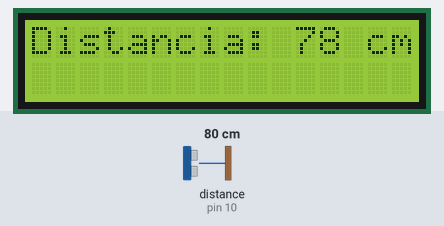
A sketch run on a simulated Arduino Uno, built with avr-gcc and run on an emulated ATmega328P. Shown: 16×2 character LCD. Wiring (inferred from the names in the program): ultrasonic range finder: trigger pin 9; echo pin 10. The test bench sets the inputs (shaded band); at power-on: distance to the obstacle (sensor on pin 10) 80 cm. The echo pulse lasts 58.3 µs per cm; what the sketch prints to the serial monitor is not drawn.

Above: at 1.2 s.
1.3 s: distance to the obstacle (sensor on pin 10) set to 2 cm
At 1.9 s:
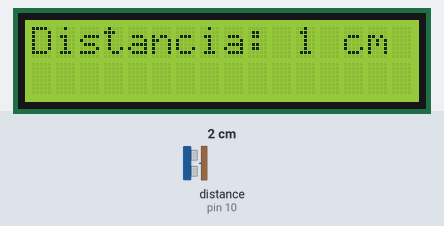
3.1 s: distance to the obstacle (sensor on pin 10) set to 4 cm
At 3.8 s:
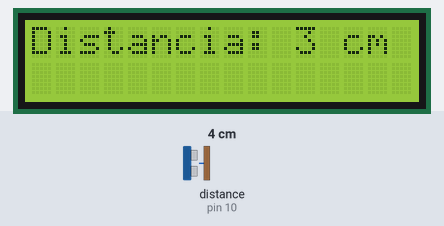
4.6 s: distance to the obstacle (sensor on pin 10) set to 9 cm
At 5.7 s:
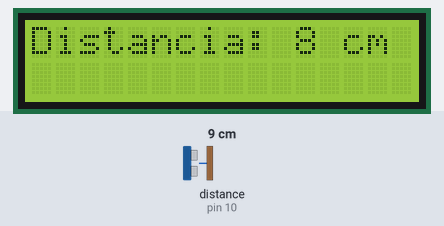
Timing chart, 0 to 7.6 s (numbered marks = the images above; inputs shaded):
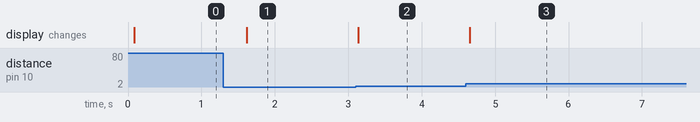

The sketch:

sendodedistanciaLCD.ino
```cpp
#include <Wire.h>
#include <LiquidCrystal_I2C.h>
const int trigPin = 9;
const int echoPin = 10;
long duracion;
int distancia;
int ultimaDistancia = 0;
LiquidCrystal_I2C lcd(0x27,16,2);
void setup()
{
  pinMode(trigPin, OUTPUT);
  pinMode(echoPin, INPUT);
  Serial.begin(9600);
  lcd.init();
  lcd.backlight();
}
void loop()
{
  digitalWrite(trigPin, LOW);
  delayMicroseconds(2);
  digitalWrite(trigPin, HIGH);
  delayMicroseconds(10);
  digitalWrite(trigPin, LOW);
  duracion = pulseIn(echoPin, HIGH);
  distancia = (duracion * 0.034) / 2;
  Serial.println(distancia);
  if(distancia != ultimaDistancia)
  {
    lcd.clear();
    lcd.setCursor(0, 0);
    lcd.print("Distancia: "); // Prints string "Distance" on the LCD
    lcd.print(distancia);
    lcd.print(" cm");
    ultimaDistancia = distancia;
  }
  delay(500);
} 
```

Measured:
- after the input at 1.3 s, the display: changes after 0.32 s (image 1)
- after the input at 3.1 s, the display: changes at once (image 2)
- after the input at 4.6 s, the display: changes after 0.06 s (image 3)
